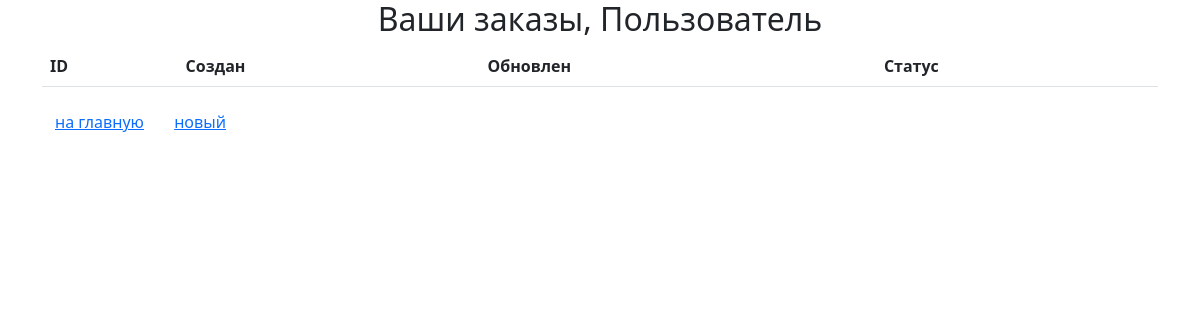
The app's page /order/ (signed in), older data.
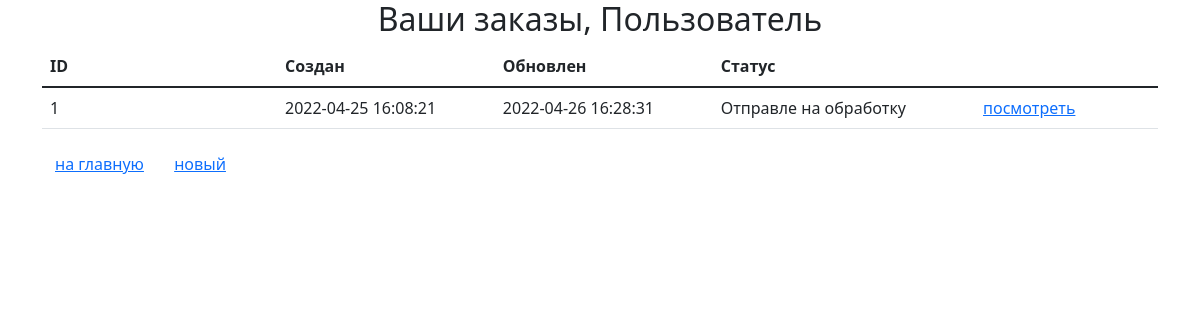
The same page, newer data.
### orderapp/models.py (models this page shows, shortened)
class Order(models.Model):
    STATUS_FORMING = 'FM'
    STATUS_SEND_TO_PROCEED = 'STP'
    STATUS_PROCEEDED = 'PRD'
    STATUS_PAID = 'PD'
    STATUS_DONE = 'DN'
    STATUS_CANCELED = 'CN'
    STATUSES = (
        (STATUS_FORMING, 'Формируется'),
        (STATUS_SEND_TO_PROCEED, 'Отправле на обработку'),
        (STATUS_PROCEEDED, 'Обработан'),
        (STATUS_PAID, 'Оплачен'),
        (STATUS_DONE, 'Готов'),
        (STATUS_CANCELED, 'Отменен'),
    )
    user = models.ForeignKey(settings.AUTH_USER_MODEL, on_delete=models.CASCADE)
    status = models.CharField(choices=STATUSES, default=STATUS_FORMING, max_length=3)
    is_active = models.BooleanField(default=True, db_index=True)
    created_at = models.DateTimeField(auto_now_add=True)
    update_at = models.DateTimeField(auto_now=True)

### orderapp/views.py (the view)
# urls.py: path('', views.OrderListView.as_view(), name='list'),
class OrderListView(ListView):
    model = Order
    def get_queryset(self):
        return super().get_queryset().filter(user=self.request.user)

### mainapp/context_processors.py (called while the page is built)
def basket(request):
    basket_items = []
    if request.user.is_authenticated:
        basket_items = Basket.objects.filter(user=request.user)
    return {
        'basket': basket_items,
    }

### orderapp/templates/orderapp/order_list.html (shortened to what this page needs)
{% extends 'orderapp/base.html' %}
{% load static %}
{% block content %}
   <div class="h2 text-center head">
   </div>
   <table class="table orders_list">
       <thead>
         <tr>
           <th>ID</th>
           <th>Создан</th>
           <th>Обновлен</th>
           <th>Статус</th>
         </tr>
       </thead>
       <tbody>
           {% for item in object_list %}
               {% if item.is_active %}
               <tr>
                   <td class="td1 orders_list">{{ item.pk }}</td>
                   <td>{{ item.created_at|date:"Y-m-d H:i:s" }}</td>
                   <td>{{ item.update_at|date:"Y-m-d H:i:s" }}</td>
                   <td>{{ item.get_status_display }}</td>
                   <td>
                       <a href="{% url 'orderapp:read' item.pk %}">
                           посмотреть
                       </a>
                   </td>
                   <td>
                   </td>
                   <td>
                   </td>
               </tr>
               {% endif %}
           {% endfor %}
       </tbody>
   </table>
   <button class="btn btn-default btn-round">
       <a href="{% url 'mainapp:index' %}">
           на главную
       </a>
   </button>
   <button class="btn btn-default btn-round">
       <a href="{% url 'orderapp:create' %}">
           новый
       </a>
   </button>
{% endblock %}

Row changes from the older to the newer data that the page shows:
added Order: pk "1", created_at "2022-04-25 16:08:21", update_at "2022-04-26 16:28:31", status "Отправле на обработку"
